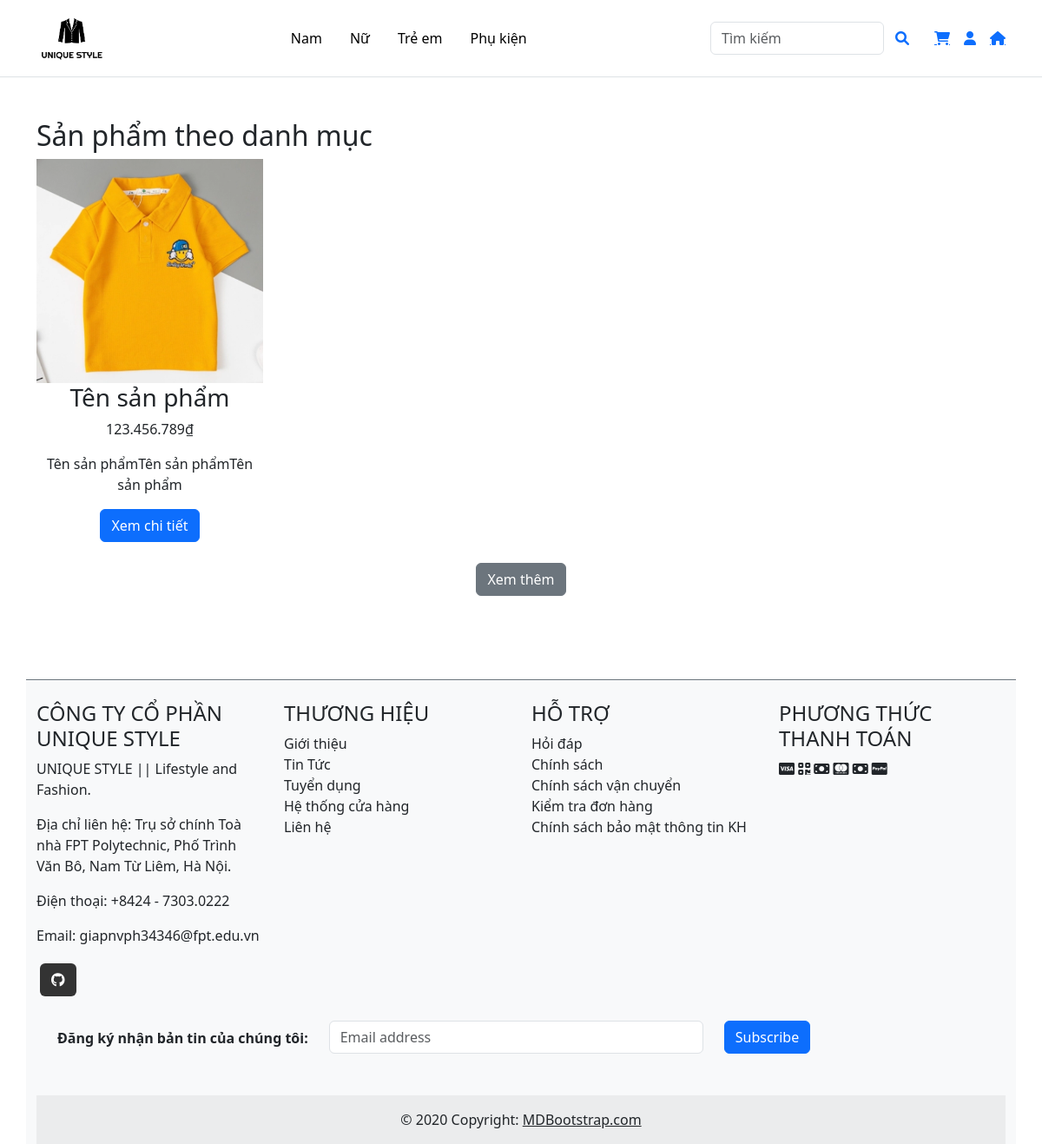
/client-page/index.php?act=danhmucnam&id=1, run on the app's committed database.
### tables this page shows
CREATE TABLE `categories` (
  `CategoryID` int NOT NULL,
  `categoryName` varchar(100) NOT NULL
);

CREATE TABLE `products` (
  `id` int NOT NULL,
  `ProductName` varchar(100) NOT NULL,
  `Description` text NOT NULL,
  `Price` int NOT NULL,
  `CategoryID` int NOT NULL,
  `status` int NOT NULL,
  `image` text NOT NULL
);

### client-page/index.php (called while the page is built, shortened)
<?php
require_once '../common/function.php';
$router = new Router();
require_once '../controllers/navbar/DanhMucNamController.php';
require_once '../models/category.php';
require_once '../models/product/Product.php';
require_once '../controllers/PageController.php';
$act = $_GET['act'] ?? '/';
$router->add('/', 'PageController', 'index');
require_once '../routes/navbar/danhmuc_nam.php';
$router->dispatch($act);

### common/function.php (called while the page is built)
<?php
function connectDB()
{
    $host   = DB_HOST;
    $dbname = DB_NAME;
    try {
        $conn = new PDO(
            "mysql:host=$host; dbname=$dbname",
            DB_USERNAME,
            DB_PASSWORD
        );
        $conn->setAttribute(PDO::ATTR_ERRMODE, PDO::ERRMODE_EXCEPTION);
        $conn->setAttribute(PDO::ATTR_DEFAULT_FETCH_MODE, PDO::FETCH_ASSOC);
        return $conn;
    } catch (\PDOException $e) {
        echo 'lỗi kết nối cơ sở dữ liệu' . $e->getMessage();
    }
}
?>

### models/category.php (called while the page is built, shortened)
<?php
class CategoryManager
{
    private $conn;
    public function __construct()
    {
        $this->conn = connectDB();
    }
    public function showCategories()
    {
        $sql = "SELECT categoryID, categoryName FROM categories";
        $stmt = $this->conn->query($sql);
        return $stmt->fetchAll(PDO::FETCH_ASSOC);
    }
    public function __destruct()
    {
        $this->conn = null;
    }
}

### models/product/product.php (called while the page is built, shortened)
<?php
class Product
{
    public $conn;
    public function __construct()
    {
        $this->conn = connectDB();
    }
    public function getProductsByCategoryId($categoryId)
    {
        $query = "SELECT * FROM products WHERE CategoryID = :categoryId AND status = 1";
        $stmt = $this->conn->prepare($query);
        $stmt->bindParam(':categoryId', $categoryId, PDO::PARAM_INT);
        $stmt->execute();
        return $stmt->fetchAll(PDO::FETCH_ASSOC);
    }
}

### client-page/views/category/danhmuc_nam.php (the view)
<section class="products py-5">
    <div class="container">
        <h2>Sản phẩm theo danh mục</h2>
        <div class="row row-cols-1 row-cols-md-4 g-4">
            <?php if (!empty($productsList) && count($productsList) > 0): ?>
                <?php foreach ($productsList as $product): ?>
                    <div class="col">
                        <div class="product-item text-center">
                            <img src="<?= $product['image']; ?>" class="img-fluid" alt="<?= htmlspecialchars($product['ProductName']); ?>">
                            <h3><?= htmlspecialchars($product['ProductName']); ?></h3>
                            <p><?= number_format($product['Price'], 0, ',', '.'); ?>₫</p>
                            <p><?= htmlspecialchars($product['Description']); ?></p>
                            <a href="product-detail.php?id=<?= $product['id']; ?>" class="btn btn-primary">Xem chi tiết</a>
                        </div>
                    </div>
                <?php endforeach; ?>
            <?php else: ?>
                <p>Không có sản phẩm trong danh mục này.</p>
            <?php endif; ?>
        </div>
        <div class="text-center mt-4">
            <a href="#"><button class="btn btn-secondary">Xem thêm</button></a>
        </div>
    </div>
</section>

### client-page/views/header.php (shortened to what this page needs)
<!DOCTYPE html>
<html lang="en">
<head>
  <link rel="stylesheet" href="../client-page/public/styles.css">
  <link rel="stylesheet" href="https://cdnjs.cloudflare.com/ajax/libs/font-awesome/6.0.0-beta3/css/all.min.css" />
  <link href="https://cdn.jsdelivr.net/npm/bootstrap@5.3.0/dist/css/bootstrap.min.css" rel="stylesheet">
</head>
<body>
  <header class="top-header bg-white py-3 border-bottom">
    <div class="container d-flex justify-content-between align-items-center">
      <div class="logo">
        <a href="../client-page">
          <img src="../client-page/images/logo.png" alt="Logo" class="img-fluid" style="height: 50px;">
        </a>
      </div>
      <nav class="navbar">
        <ul class="nav">
          <?php if (!empty($latestCategorysHome) && count($latestCategorysHome) > 0): ?>
            <?php foreach ($latestCategorysHome as $category): ?>
              <li class="nav-item">
                <a href="?act=danhmucnam&id=<?= urlencode($category['categoryID']); ?>" class="nav-link" >
                  <?= htmlspecialchars($category['categoryName'], ENT_QUOTES, 'UTF-8'); ?>
                </a>
              </li>
            <?php endforeach; ?>
          <?php else: ?>
            <p>Hiện tại chưa có danh mục nào.</p>
          <?php endif; ?>
        </ul>
      </nav>
      <div class="header-icons d-flex align-items-center gap-3">
        <div class="search-container">
          <form class="d-flex" role="search" method="POST" action="?act=search">
            <input type="text" class="form-control" placeholder="Tìm kiếm" id="search-input" required />
            <button class="btn btn-link" name="search" type="submit">
              <i class="fa fa-search"></i>
            </button>
          </form>
        </div>
        <a href="?act=cartshop" class="fa fa-shopping-cart"></a>
        <?php if (isset($_SESSION['user'])): ?>
          <div class="dropdown">
            <a href="javascript:void(0);" class="fa fa-user dropdown-toggle" id="user-icon" data-bs-toggle="dropdown"
              aria-expanded="false"></a>
            <ul class="dropdown-menu" aria-labelledby="user-icon">
              <li><span class="dropdown-item">Xin chào, <?= $_SESSION['user']['name']; ?></span></li>
              <?php if ($_SESSION['user']['roleID'] == 1): ?>
                <li><a href="/du_an_1/admin-page/" class="dropdown-item">Admin</a></li>
              <?php endif; ?>
              <li><a href="?act=profile" class="dropdown-item">Thông tin cá nhân</a></li>
              <li><a href="?act=payment" class="dropdown-item">Thanh toán</a></li>
              <li><a href="?act=logout" class="dropdown-item">Đăng xuất</a></li>
            </ul>
          </div>
        <?php else: ?>
          <a href="?act=login" class="fa fa-user"></a>
        <?php endif; ?>
        <a href="?act=shopintroduce" class="fa fa-home"></a>
      </div>
    </div>
  </header>

### client-page/public/styles.css (style rules this page uses)
a { color: black; text-decoration: none; }
.navbar .nav-link { color: black; }
#search-input { width: 200px; transition: width 0.3s ease; }

### data on the page
categories: categoryName "Nam"
categories: categoryName "Nữ"
categories: categoryName "Trẻ em"
categories: categoryName "Phụ kiện"
products: image (picture), ProductName "Tên sản phẩm", Price "123.456.789", Description "Tên sản phẩmTên sản phẩmTên sản phẩm"
